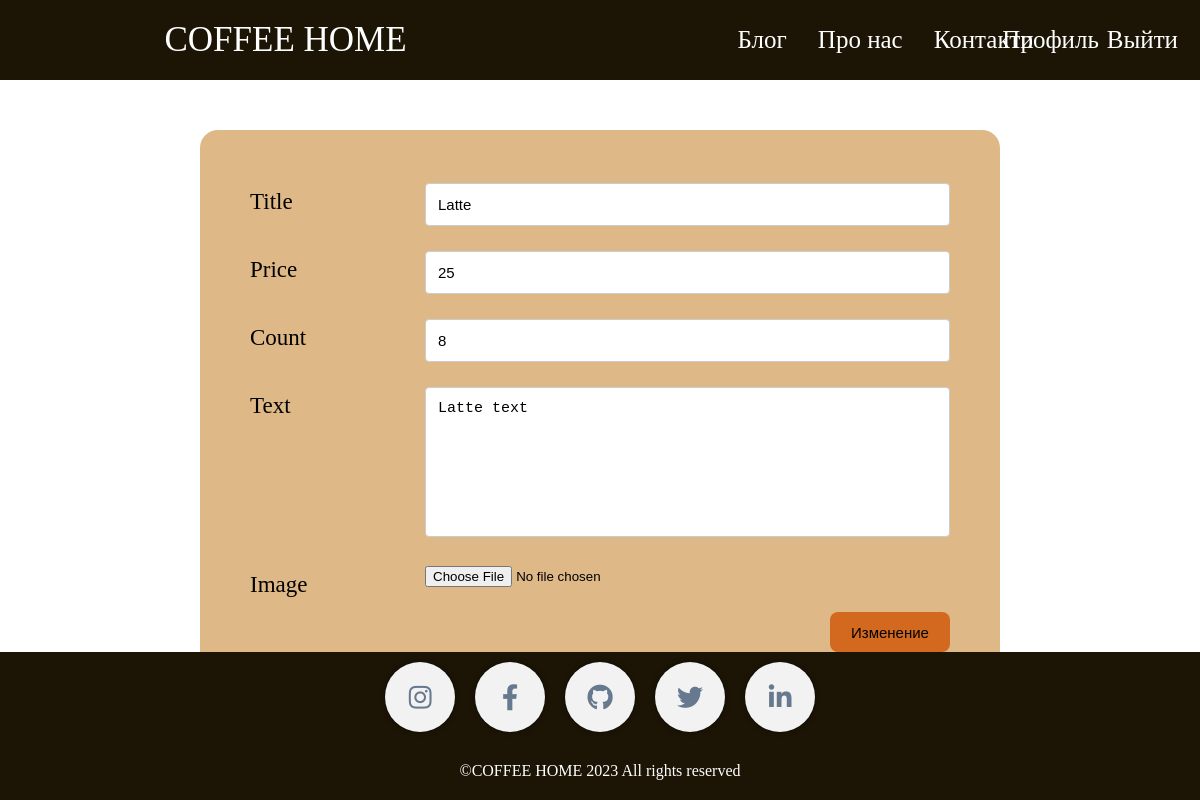
Page /product/Latte/edit (signed in) on the earlier database version.
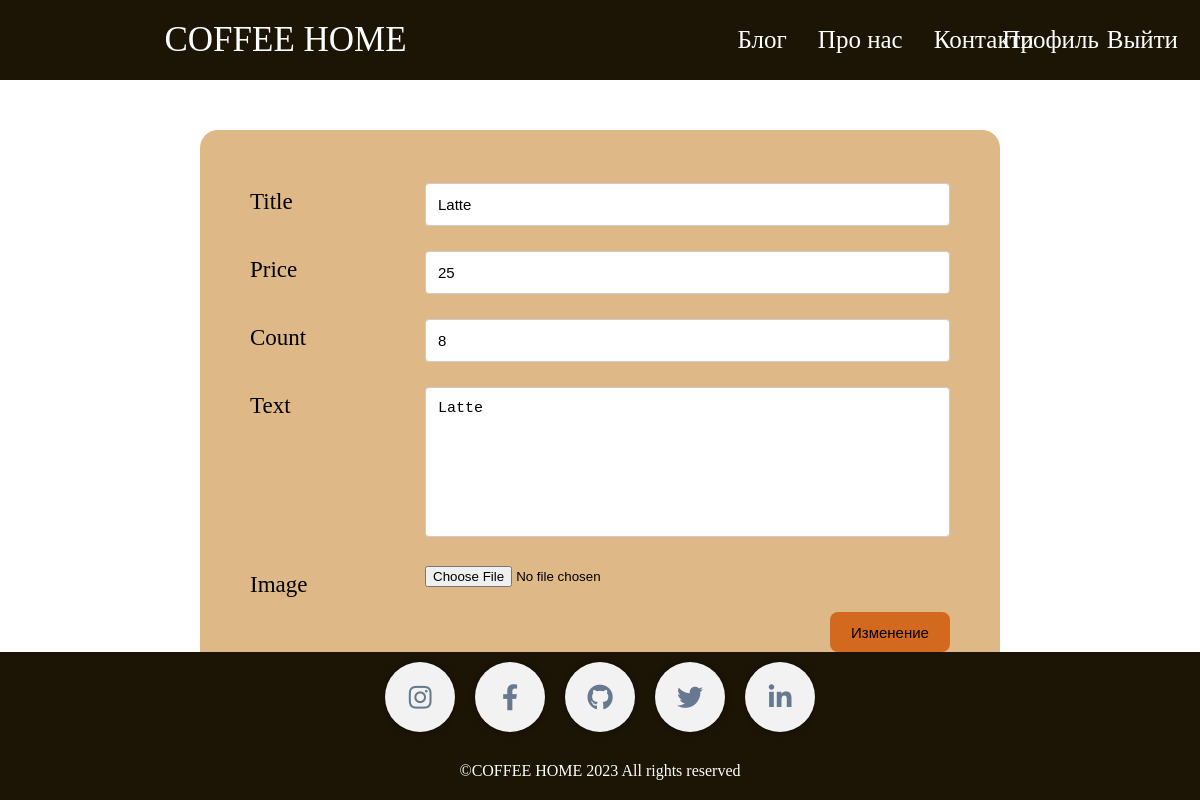
Same page on the later database version.
### models.py (models this page shows, shortened)
class Product(db.Model):
    id = db.Column(db.Integer, primary_key=True)
    title = db.Column(db.String(100), nullable=False)
    text = db.Column(db.Text, nullable=False)
    price = db.Column(db.Integer, nullable=False)
    count = db.Column(db.Integer, nullable=False)
    name_image = db.Column(db.String(100), nullable=False)

### product/product.py (the view)
@product.route('/<title>/edit', methods=['POST', 'GET'])
@login_required
def edit_product(title):
    product_edit = Product.query.filter(Product.title == title).first_or_404()
    if request.method == 'POST':
        form = ProductForm(formdata=request.form, obj=product_edit)
        form.populate_obj(product_edit)
        db.session.commit()
        return redirect(url_for('profile'))
    form = ProductForm(obj=product_edit)
    return render_template('product/edit_product.html', product=product_edit, form=form)

### product/forms.py
class ProductForm(FlaskForm):
    title = StringField('Title')
    image = FileField('Image')
    text = TextAreaField('Text')
    price = IntegerField('Price')
    count = IntegerField('Count')

### registration/registration.py (called while the page is built)
@login_manager.user_loader
def load_user(userid):
    return User.query.get(userid)

### product/templates/product/edit_product.html (shortened to what this page needs)
{% extends 'product/base_product.html' %}
{% block content %}
{{ super() }}
{% endblock %}
{% block main %}
<main>
  <form class="form-edit-product" action="" method="post">
    <div class="form">
      <p>{{ form.title.label() }} {{ form.title(class="") }}</p>
      <p>{{ form.price.label() }} {{ form.price }}</p>
      <p>{{ form.count.label() }} {{ form.count }}</p>
      <p>{{ form.text.label() }} {{ form.text }}</p>
      <p>{{ form.image.label() }} {{ form.image }}</p>
      <button type="submit">Изменение</button>
    </div>
  </form>
</main>
{% endblock %}

Differences in the rows shown:
changed Product "Latte": text "Latte text" → "Latte"
